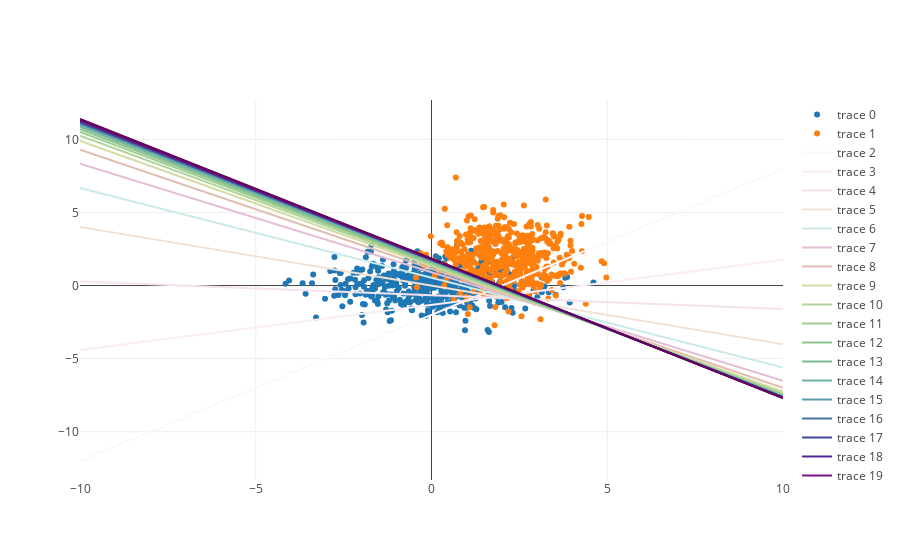

Notebook cell for this chart:
### Code cell
w = torch.tensor([-1., 1.], requires_grad=True)
b = torch.tensor([2.], requires_grad=True)
opt = torch.optim.SGD([w, b], lr=0.5)
plots = []

x = torch.linspace(-10, 10)
bupu100 = cl.to_rgb(cl.interp(bupu, 100))
for epoch in range(100):
    plots += cs281.plot(x, -(x * w[0] + b) / w[1],
                        marker=dict(color=bupu100[epoch]))
    
    # Main loop
    opt.zero_grad()
    q = ds.Bernoulli(torch.sigmoid(w @ X.t() + b))
    loss = -q.log_prob(y.float()).mean()
    loss.backward()
    opt.step()
    
iplot(base + plots[::5])
